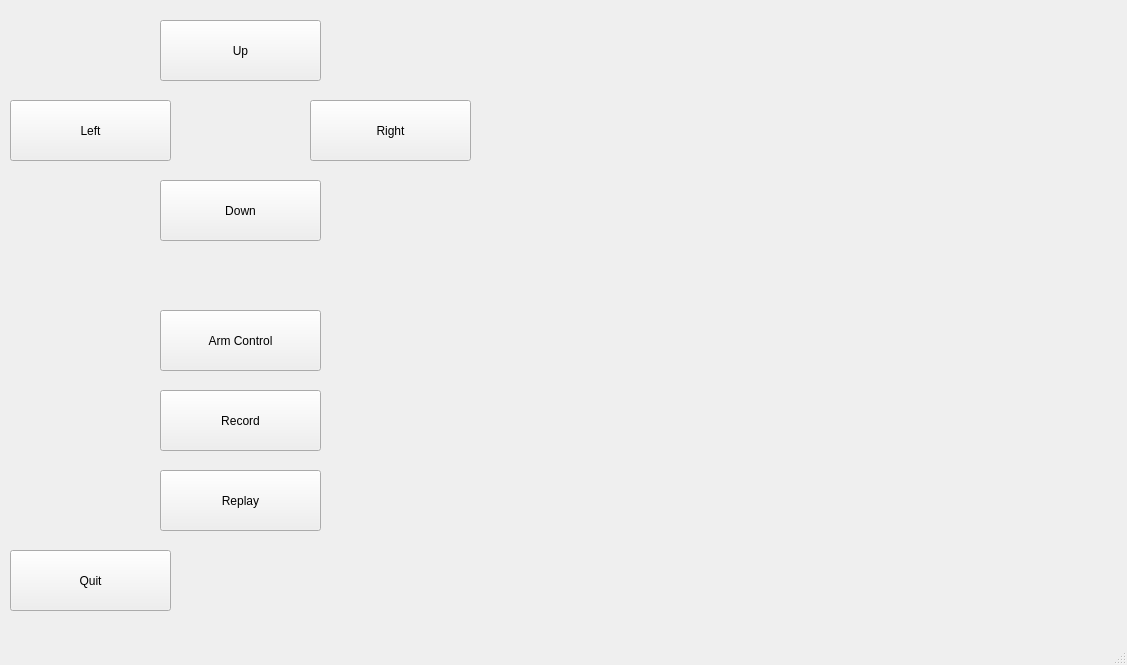
<?xml version="1.0" encoding="UTF-8"?>
<ui version="4.0">
 <class>MainWindow</class>
 <widget class="QMainWindow" name="MainWindow">
  <property name="geometry">
   <rect>
    <x>0</x>
    <y>0</y>
    <width>1127</width>
    <height>665</height>
   </rect>
  </property>
  <property name="windowTitle">
   <string>MainWindow</string>
  </property>
  <widget class="QWidget" name="centralwidget">
   <widget class="QPushButton" name="QuitButton">
    <property name="geometry">
     <rect>
      <x>10</x>
      <y>550</y>
      <width>161</width>
      <height>61</height>
     </rect>
    </property>
    <property name="text">
     <string>Quit</string>
    </property>
   </widget>
   <widget class="QPushButton" name="UpButton">
    <property name="geometry">
     <rect>
      <x>160</x>
      <y>20</y>
      <width>161</width>
      <height>61</height>
     </rect>
    </property>
    <property name="text">
     <string>Up</string>
    </property>
   </widget>
   <widget class="QPushButton" name="RightButton">
    <property name="geometry">
     <rect>
      <x>310</x>
      <y>100</y>
      <width>161</width>
      <height>61</height>
     </rect>
    </property>
    <property name="text">
     <string>Right</string>
    </property>
   </widget>
   <widget class="QPushButton" name="DownButton">
    <property name="geometry">
     <rect>
      <x>160</x>
      <y>180</y>
      <width>161</width>
      <height>61</height>
     </rect>
    </property>
    <property name="text">
     <string>Down</string>
    </property>
   </widget>
   <widget class="QPushButton" name="LeftButton">
    <property name="geometry">
     <rect>
      <x>10</x>
      <y>100</y>
      <width>161</width>
      <height>61</height>
     </rect>
    </property>
    <property name="text">
     <string>Left</string>
    </property>
   </widget>
   <widget class="QPushButton" name="Control">
    <property name="geometry">
     <rect>
      <x>160</x>
      <y>310</y>
      <width>161</width>
      <height>61</height>
     </rect>
    </property>
    <property name="text">
     <string>Arm Control</string>
    </property>
   </widget>
   <widget class="QPushButton" name="RecordButton">
    <property name="geometry">
     <rect>
      <x>160</x>
      <y>390</y>
      <width>161</width>
      <height>61</height>
     </rect>
    </property>
    <property name="text">
     <string>Record</string>
    </property>
   </widget>
   <widget class="QPushButton" name="ReplayButton">
    <property name="geometry">
     <rect>
      <x>160</x>
      <y>470</y>
      <width>161</width>
      <height>61</height>
     </rect>
    </property>
    <property name="text">
     <string>Replay</string>
    </property>
   </widget>
   <widget class="QWidget" name="GraphGui" native="true">
    <property name="geometry">
     <rect>
      <x>490</x>
      <y>10</y>
      <width>621</width>
      <height>601</height>
     </rect>
    </property>
    <property name="sizePolicy">
     <sizepolicy hsizetype="Expanding" vsizetype="Preferred">
      <horstretch>0</horstretch>
      <verstretch>0</verstretch>
     </sizepolicy>
    </property>
    <layout class="QVBoxLayout" name="mplvl"/>
   </widget>
  </widget>
  <widget class="QMenuBar" name="menubar">
   <property name="geometry">
    <rect>
     <x>0</x>
     <y>0</y>
     <width>1127</width>
     <height>21</height>
    </rect>
   </property>
  </widget>
  <widget class="QStatusBar" name="statusbar"/>
 </widget>
 <resources/>
 <connections/>
</ui>
